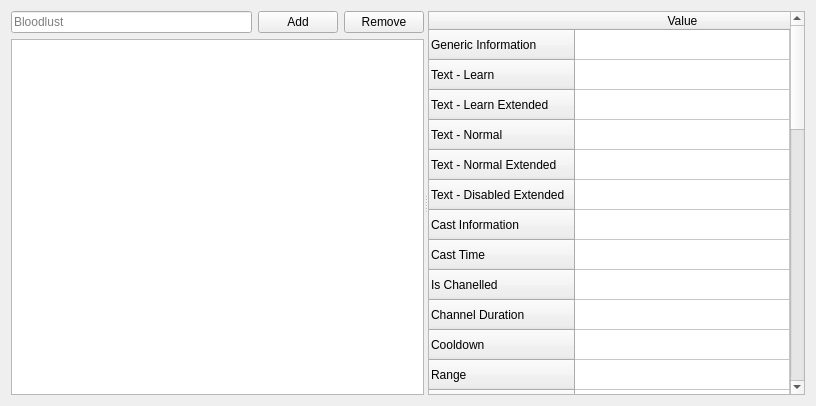
<?xml version="1.0" encoding="UTF-8"?>
<ui version="4.0">
 <class>AbilityManager</class>
 <widget class="QWidget" name="AbilityManager">
  <property name="geometry">
   <rect>
    <x>0</x>
    <y>0</y>
    <width>816</width>
    <height>406</height>
   </rect>
  </property>
  <property name="windowTitle">
   <string>Form</string>
  </property>
  <layout class="QGridLayout" name="gridLayout">
   <item row="0" column="0">
    <widget class="QSplitter" name="splitter">
     <property name="orientation">
      <enum>Qt::Horizontal</enum>
     </property>
     <widget class="QWidget" name="ListContainer" native="true">
      <property name="styleSheet">
       <string notr="true">#UnitListContainer{
	background-color: white;
	border-style: solid;
	border-color: black;
	border-width: 1px;
}</string>
      </property>
      <layout class="QGridLayout" name="gridLayout_3">
       <item row="0" column="1">
        <widget class="QPushButton" name="AddButton">
         <property name="text">
          <string>Add</string>
         </property>
        </widget>
       </item>
       <item row="0" column="0">
        <widget class="QLineEdit" name="AddInput">
         <property name="placeholderText">
          <string>Bloodlust</string>
         </property>
        </widget>
       </item>
       <item row="0" column="2">
        <widget class="QPushButton" name="RemoveButton">
         <property name="text">
          <string>Remove</string>
         </property>
        </widget>
       </item>
       <item row="1" column="0" colspan="3">
        <widget class="QListWidget" name="List"/>
       </item>
      </layout>
     </widget>
     <widget class="QTableWidget" name="EditTable">
      <attribute name="horizontalHeaderStretchLastSection">
       <bool>true</bool>
      </attribute>
      <attribute name="verticalHeaderStretchLastSection">
       <bool>false</bool>
      </attribute>
      <row>
       <property name="text">
        <string>Generic Information</string>
       </property>
      </row>
      <row>
       <property name="text">
        <string>Text - Learn</string>
       </property>
      </row>
      <row>
       <property name="text">
        <string>Text - Learn Extended</string>
       </property>
      </row>
      <row>
       <property name="text">
        <string>Text - Normal</string>
       </property>
      </row>
      <row>
       <property name="text">
        <string>Text - Normal Extended</string>
       </property>
      </row>
      <row>
       <property name="text">
        <string>Text - Disabled Extended</string>
       </property>
      </row>
      <row>
       <property name="text">
        <string>Cast Information</string>
       </property>
      </row>
      <row>
       <property name="text">
        <string>Cast Time</string>
       </property>
      </row>
      <row>
       <property name="text">
        <string>Is Chanelled</string>
       </property>
      </row>
      <row>
       <property name="text">
        <string>Channel Duration</string>
       </property>
      </row>
      <row>
       <property name="text">
        <string>Cooldown</string>
       </property>
      </row>
      <row>
       <property name="text">
        <string>Range</string>
       </property>
      </row>
      <row>
       <property name="text">
        <string>Ability Damage</string>
       </property>
      </row>
      <row>
       <property name="text">
        <string>Target Type</string>
       </property>
      </row>
      <row>
       <property name="text">
        <string>Mana Cost</string>
       </property>
      </row>
      <row>
       <property name="text">
        <string>Mana Drain</string>
       </property>
      </row>
      <row>
       <property name="text">
        <string>Maximum Levels</string>
       </property>
      </row>
      <row>
       <property name="text">
        <string>Level Gap</string>
       </property>
      </row>
      <row>
       <property name="text">
        <string>Art</string>
       </property>
      </row>
      <row>
       <property name="text">
        <string>Cast Sound</string>
       </property>
      </row>
      <row>
       <property name="text">
        <string>Cast Effect</string>
       </property>
      </row>
      <row>
       <property name="text">
        <string>Channel Sound</string>
       </property>
      </row>
      <row>
       <property name="text">
        <string>Channel Effect</string>
       </property>
      </row>
      <row>
       <property name="text">
        <string>Unit Attribute Modifiers</string>
       </property>
      </row>
      <row>
       <property name="text">
        <string>Intellect</string>
       </property>
      </row>
      <row>
       <property name="text">
        <string>Stength</string>
       </property>
      </row>
      <row>
       <property name="text">
        <string>Agility</string>
       </property>
      </row>
      <row>
       <property name="text">
        <string>Constitution</string>
       </property>
      </row>
      <row>
       <property name="text">
        <string>Spirit</string>
       </property>
      </row>
      <row>
       <property name="text">
        <string>Health</string>
       </property>
      </row>
      <row>
       <property name="text">
        <string>Health Regen</string>
       </property>
      </row>
      <row>
       <property name="text">
        <string>Mana</string>
       </property>
      </row>
      <row>
       <property name="text">
        <string>Mana Regen</string>
       </property>
      </row>
      <row>
       <property name="text">
        <string>Movement Speed</string>
       </property>
      </row>
      <row>
       <property name="text">
        <string>Acceleration</string>
       </property>
      </row>
      <row>
       <property name="text">
        <string>Attack Modifiers</string>
       </property>
      </row>
      <row>
       <property name="text">
        <string>Disables Collision</string>
       </property>
      </row>
      <row>
       <property name="text">
        <string>Damage</string>
       </property>
      </row>
      <row>
       <property name="text">
        <string>Crit Chance</string>
       </property>
      </row>
      <row>
       <property name="text">
        <string>Crit Multiplier</string>
       </property>
      </row>
      <row>
       <property name="text">
        <string>Crit Bonus</string>
       </property>
      </row>
      <column>
       <property name="text">
        <string>Value</string>
       </property>
      </column>
      <item row="0" column="0">
       <property name="text">
        <string/>
       </property>
       <property name="flags">
        <set>ItemIsSelectable|ItemIsDragEnabled|ItemIsUserCheckable</set>
       </property>
      </item>
      <item row="1" column="0">
       <property name="text">
        <string/>
       </property>
      </item>
      <item row="2" column="0">
       <property name="text">
        <string/>
       </property>
      </item>
      <item row="3" column="0">
       <property name="text">
        <string/>
       </property>
      </item>
      <item row="4" column="0">
       <property name="text">
        <string/>
       </property>
      </item>
      <item row="5" column="0">
       <property name="text">
        <string/>
       </property>
      </item>
      <item row="6" column="0">
       <property name="text">
        <string/>
       </property>
       <property name="flags">
        <set>ItemIsSelectable|ItemIsDragEnabled|ItemIsUserCheckable</set>
       </property>
      </item>
      <item row="7" column="0">
       <property name="text">
        <string/>
       </property>
      </item>
      <item row="8" column="0">
       <property name="text">
        <string/>
       </property>
      </item>
      <item row="9" column="0">
       <property name="text">
        <string/>
       </property>
      </item>
      <item row="10" column="0">
       <property name="text">
        <string/>
       </property>
      </item>
      <item row="11" column="0">
       <property name="text">
        <string/>
       </property>
      </item>
      <item row="12" column="0">
       <property name="text">
        <string/>
       </property>
      </item>
      <item row="13" column="0">
       <property name="text">
        <string/>
       </property>
      </item>
      <item row="14" column="0">
       <property name="text">
        <string/>
       </property>
      </item>
      <item row="15" column="0">
       <property name="text">
        <string/>
       </property>
      </item>
      <item row="16" column="0">
       <property name="text">
        <string/>
       </property>
      </item>
      <item row="17" column="0">
       <property name="text">
        <string/>
       </property>
      </item>
      <item row="18" column="0">
       <property name="text">
        <string/>
       </property>
       <property name="flags">
        <set>ItemIsSelectable|ItemIsDragEnabled|ItemIsUserCheckable</set>
       </property>
      </item>
      <item row="19" column="0">
       <property name="text">
        <string/>
       </property>
      </item>
      <item row="20" column="0">
       <property name="text">
        <string/>
       </property>
      </item>
      <item row="21" column="0">
       <property name="text">
        <string/>
       </property>
      </item>
      <item row="22" column="0">
       <property name="text">
        <string/>
       </property>
      </item>
      <item row="23" column="0">
       <property name="text">
        <string/>
       </property>
       <property name="flags">
        <set>ItemIsSelectable|ItemIsDragEnabled|ItemIsUserCheckable</set>
       </property>
      </item>
      <item row="24" column="0">
       <property name="text">
        <string/>
       </property>
      </item>
      <item row="25" column="0">
       <property name="text">
        <string/>
       </property>
      </item>
      <item row="26" column="0">
       <property name="text">
        <string/>
       </property>
      </item>
      <item row="27" column="0">
       <property name="text">
        <string/>
       </property>
      </item>
      <item row="28" column="0">
       <property name="text">
        <string/>
       </property>
      </item>
      <item row="29" column="0">
       <property name="text">
        <string/>
       </property>
      </item>
      <item row="30" column="0">
       <property name="text">
        <string/>
       </property>
      </item>
      <item row="31" column="0">
       <property name="text">
        <string/>
       </property>
      </item>
      <item row="32" column="0">
       <property name="text">
        <string/>
       </property>
      </item>
      <item row="33" column="0">
       <property name="text">
        <string/>
       </property>
      </item>
      <item row="34" column="0">
       <property name="text">
        <string/>
       </property>
      </item>
      <item row="35" column="0">
       <property name="text">
        <string/>
       </property>
       <property name="flags">
        <set>ItemIsSelectable|ItemIsDragEnabled|ItemIsUserCheckable</set>
       </property>
      </item>
      <item row="36" column="0">
       <property name="text">
        <string>HANDLED IN CODE</string>
       </property>
      </item>
      <item row="37" column="0">
       <property name="text">
        <string/>
       </property>
      </item>
      <item row="38" column="0">
       <property name="text">
        <string/>
       </property>
      </item>
      <item row="39" column="0">
       <property name="text">
        <string/>
       </property>
      </item>
      <item row="40" column="0">
       <property name="text">
        <string/>
       </property>
      </item>
     </widget>
    </widget>
   </item>
  </layout>
 </widget>
 <resources/>
 <connections/>
</ui>
